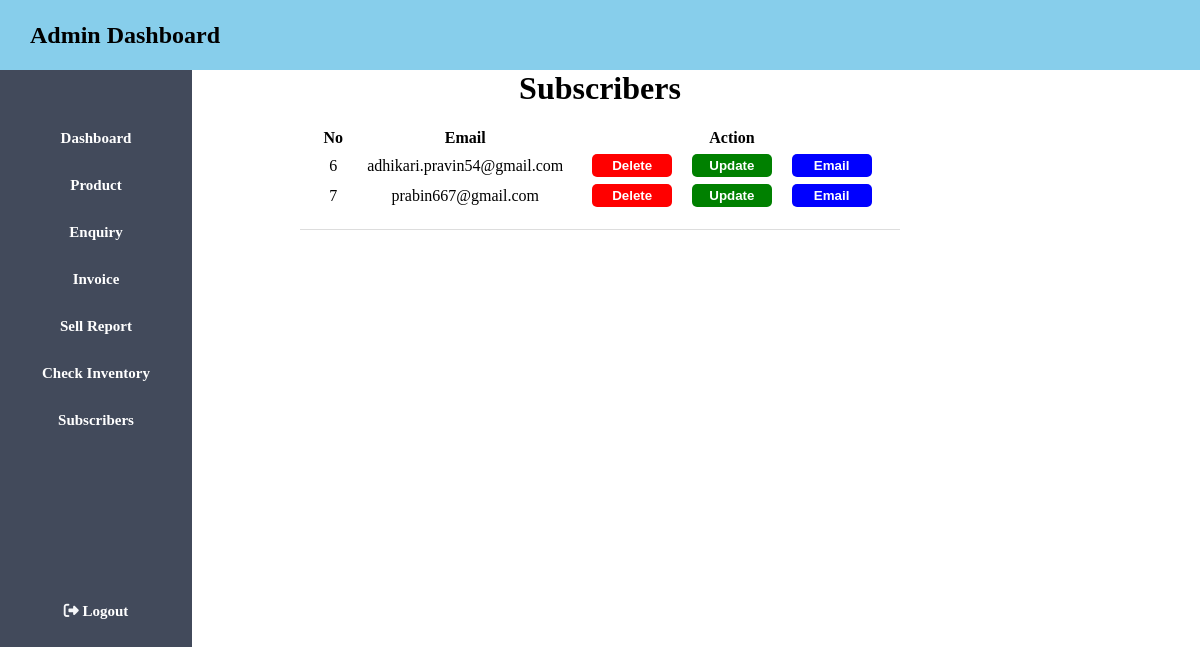
The app's page /admin/subscriber.php (signed in) with its own data.
### tables this page shows
CREATE TABLE `subscriber` (
  `num` int(100) NOT NULL,
  `email` varchar(100) NOT NULL
);

### admin/subscriber.php (the view, shortened to what this page needs)
<!DOCTYPE html>
<html lang="en">
<head>
    <link rel="stylesheet" type="text/css" href="../admin/admin.css">
    <link rel="stylesheet" href="https://cdnjs.cloudflare.com/ajax/libs/font-awesome/6.4.0/css/all.min.css" />
</head>
<body>
    <header class="header">
    <h2> Admin Dashboard </h2>
    </header>
    <aside>
        <ul>
            <li>
                <a href="../admin/admindashboard.php">Dashboard</a>
            </li>
            <li>
                <a href="../admin/adminproduct.php">Product</a>
            </li>
            <li>
                <a href="../admin/adminenquiry.php">Enquiry</a>
            </li>
            <li>
                <a href="../admin/invoice.php">Invoice</a>
            </li>
            <li>
                <a href="../admin/adminreport.php">Sell Report</a>
            </li>
            <li>
                <a href="../admin/inventory.php">Check Inventory</a>
            </li>
            <li>
                <a href="../admin/subscriber.php">Subscribers</a>
            </li>
            <br/>
            <br/><br/><br/><br/><br/><br/><br/>
            <li>
            <a href="../admin/adminlogin.php" class="btn btn-primary" onclick = 'return Logout()' >
            <i class="fa-solid fa-right-from-bracket" style="color: #f6f7f9;"></i>
             Logout</a>
            </li>
        </ul>
    </aside>
    <div class="content1">
    <h1> Subscribers </h1>
    </div>
    <table class="center" width="50%" cellspacing="7">
  <tr>
    <th>No</th>
    <th>Email</th>
    <th colspan="3">Action</th>
  </tr>
  <?php
        require "../connection/connection.php";
        $query="SELECT * FROM subscriber";
        $result=mysqli_query($con,$query);
        while($row=mysqli_fetch_assoc($result)){
        echo"
        <tr>
        <td>$row[num]</td>
        <td>$row[email]</td>
        <td><a href='../auth/deletesubscriber.php?num=$row[num]'><input type='submit' value='Delete' class='delete'></a></td>
        <td><a href='../auth/updatesubscriber.php?num=$row[num]'><input type='submit' value='Update' class='update'></a></td>
        <td><a href='https://mail.google.com/mail/u/0/#inbox?compose=new'><input type='submit' value='Email' class='email'></a></td>
        </tr>
        ";
            }
        ?>
    </table>
    </body>
</html>

### admin/admin.css (style rules this page uses)
* { margin: 0px; padding: 0px; }
.header { background-color: skyblue; line-height: 70px; padding-left: 30px; }
a,a:hover { text-decoration: none; }
ul { background-color: #424a5b; width: 16%; height: 100%; position: fixed; padding-top: 5%; text-align: center; }
ul li { list-style: none; padding-bottom: 30px; font-size: 15px; }
ul li a { color: white; font-weight: bold; }
.content1 { text-align: center; }
.delete { background-color: red; color: white; border: 0px; outline: none; border-radius: 5px; height: 23px; width: 80px; font-weight: bold; cursor: pointer; }
.update { background-color: green; color: white; border: 0px; outline: none; border-radius: 5px; height: 23px; width: 80px; font-weight: bold; cursor: pointer; }
.email { background-color: blue; color: white; border: 0px; outline: none; border-radius: 5px; height: 23px; width: 80px; font-weight: bold; cursor: pointer; }
.center { margin-left: auto; margin-right: auto; margin-bottom: auto; border-bottom: 1px solid #ddd; padding: 15px; text-align: center; }

### records on screen
subscriber: num "6", email "adhikari.pravin54@gmail.com"
subscriber: num "7", email "prabin667@gmail.com"
